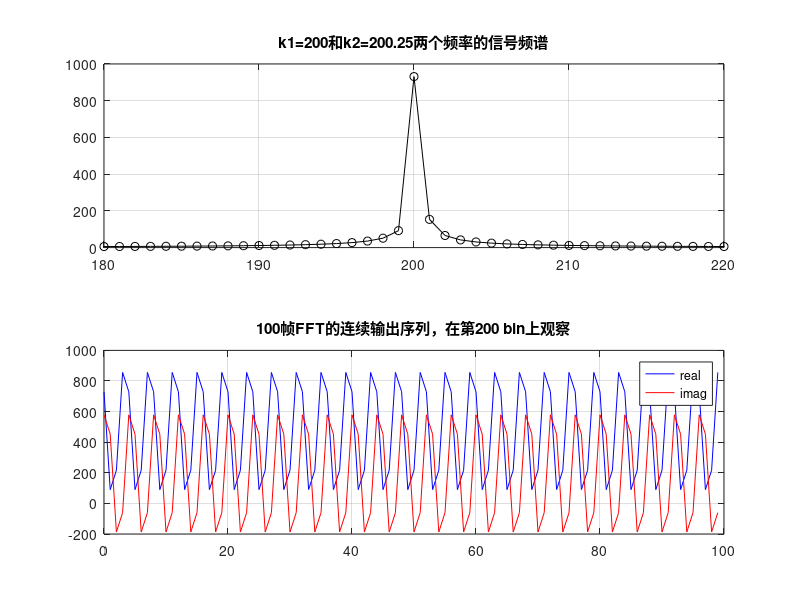
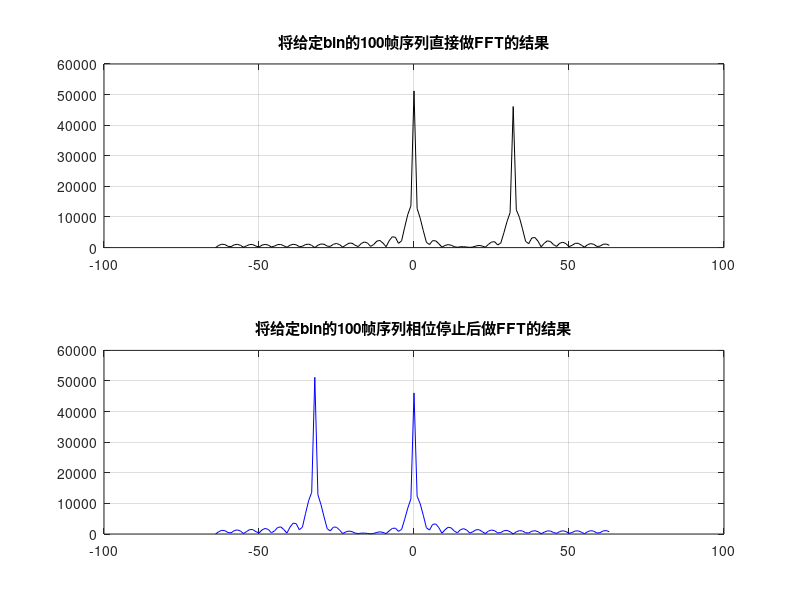
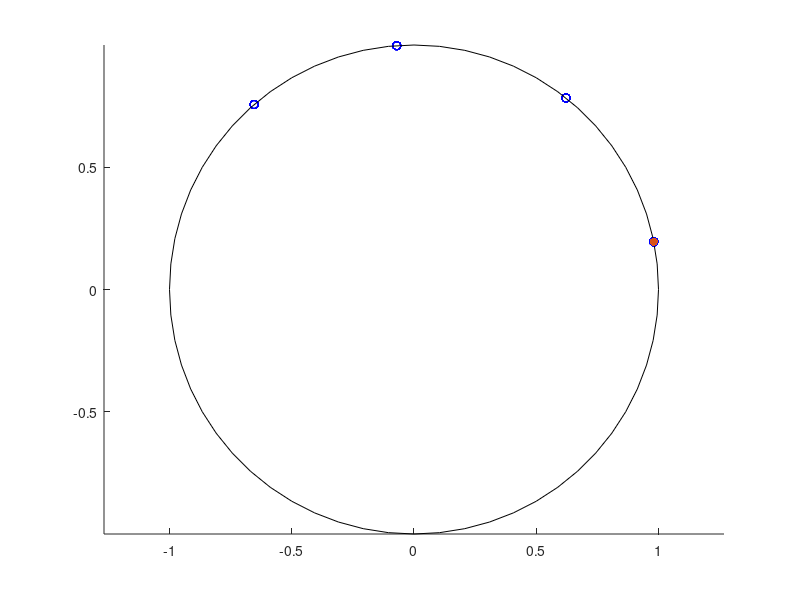

MATLAB code for these plots, in order:
%%
% 验证分数频率的DFT在相近bin上输出特性
% 将长时间序列划分为多个N点序列帧，

clear;clc;
N = 512;  % 第一级FFT长度
W = 100;  % FFT帧数
n = 0:N*W-1;   % 信号持续长度
k = -N/2:N/2-1;
kv = 200.25; % N点信号上的频率索引，非整数
kvi = 200;
dkv = kv-kvi;
phi0 = pi/8; % 引入初始相位
phi1 = pi/16;
phi_add = pi*dkv*(N-1)/N;
x = exp(1i*2*pi*kvi/N*n+1i*phi0) + exp(1i*2*pi*kv/N*n+1i*phi1);
% x = exp(1i*2*pi*kv/N*n+1i*phi1);
xp = reshape(x,[N,W]);
%%
yp = fft(xp);
ym_kv = yp(kvi+1,:);
m = 0:W-1; % 不同帧形成的时序

figure(1)
subplot(2,1,1)
plot(k,fftshift(abs(yp(:,1))),'k-o');
grid on
xlim([180 220])
title("k1=200和k2=200.25两个频率的信号频谱")
% title('Window function')
subplot(2,1,2)
plot(m,real(ym_kv),'b-',m,imag(ym_kv),'r-');
title("100帧FFT的连续输出序列，在第200 bin上观察")

legend('real','imag')
grid on


%%
L = 128;
z = fft(ym_kv,L);
r = -L/2:1:L/2-1;

%%

phase_rotator = exp(-1i*2*pi*dkv*m); %抵消差频在100帧上产生的相位变化
s = ym_kv.*phase_rotator;
S = fft(s,L);
figure(3)
subplot(2,1,1)
plot(r,fftshift(abs(z)),'k')
grid on
title("将给定bin的100帧序列直接做FFT的结果")
% figure(4)
subplot(2,1,2)
plot(r,fftshift(abs(S)),'b')
title("将给定bin的100帧序列相位停止后做FFT的结果")
grid on
%%
% phi_c = atan2(imag(z(32)),real(z(32)));
phi_c = atan2(imag(S(1)/L),real(S(1)/L));
%%
q = 0:2*pi/8:2*pi;
a = exp(1i*q);
figure(4)

for i = 1:10
    scatter(imag(ym_kv)./abs(ym_kv),real(ym_kv)./abs(ym_kv),'b')
    hold on
    scatter(imag(ym_kv(i))./abs(ym_kv(i)),real(ym_kv(i))./abs(ym_kv(i)),'filled','r')
    rectangle('Position',[-1, -1, 2, 2],'Curvature',[1, 1]);axis equal;
    hold off
    pause(0.5)
end
